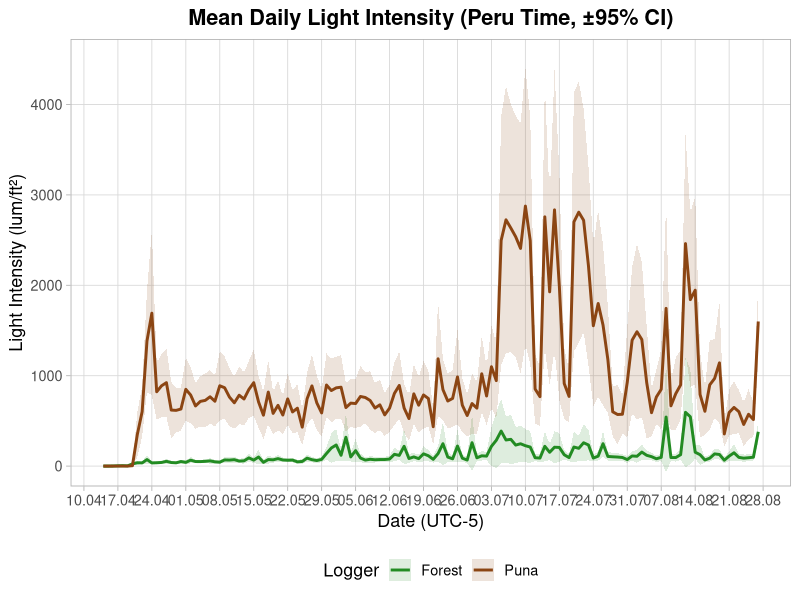
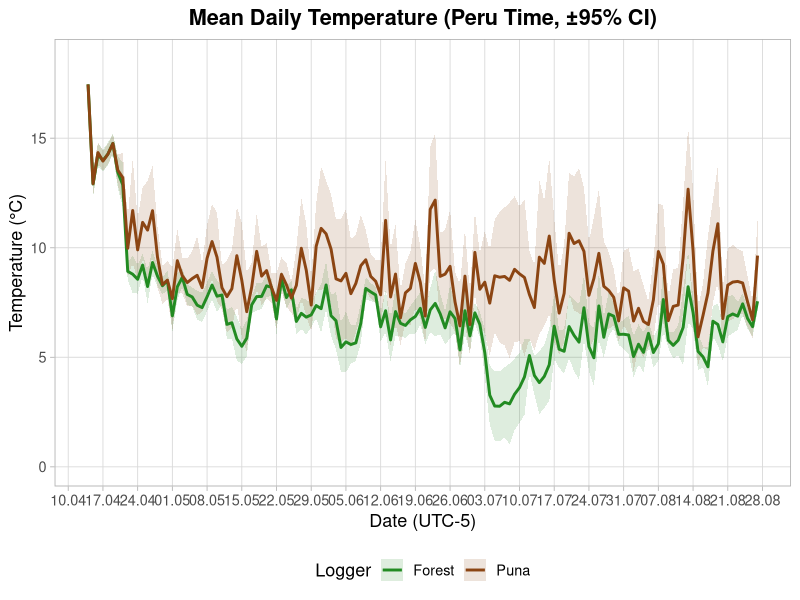
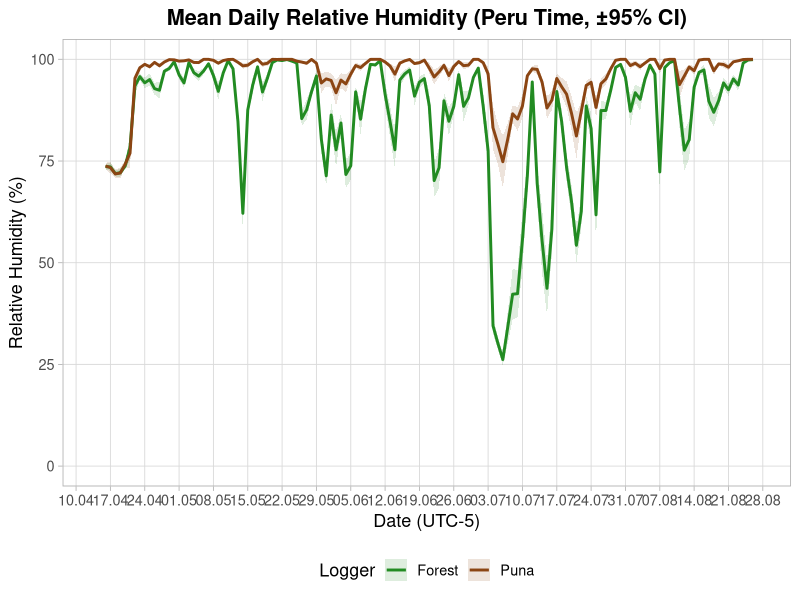
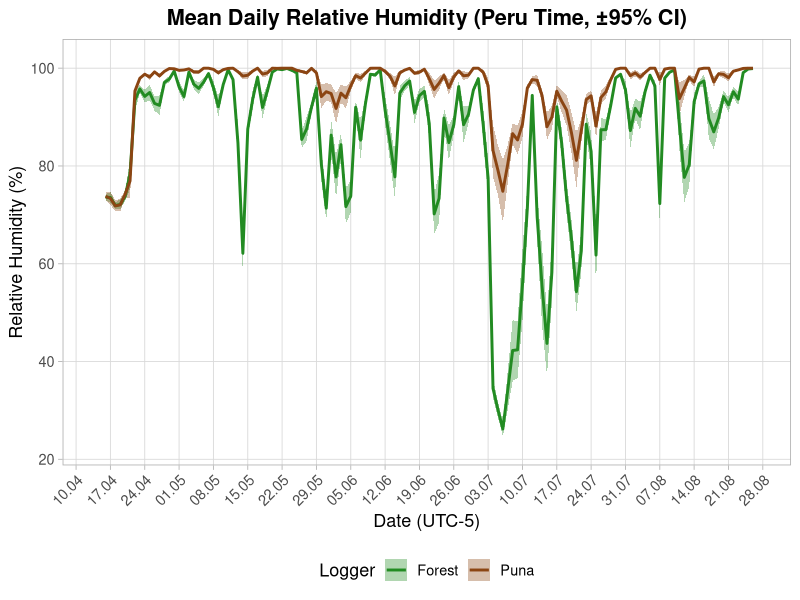
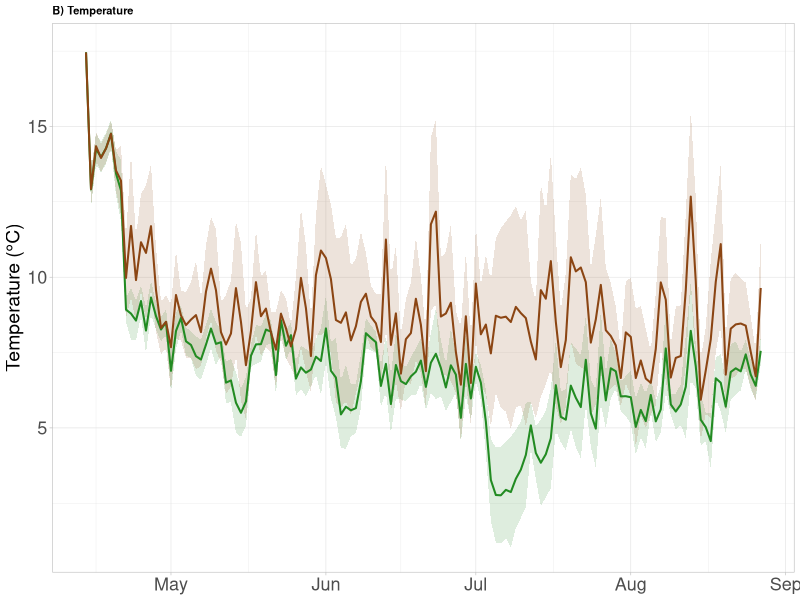
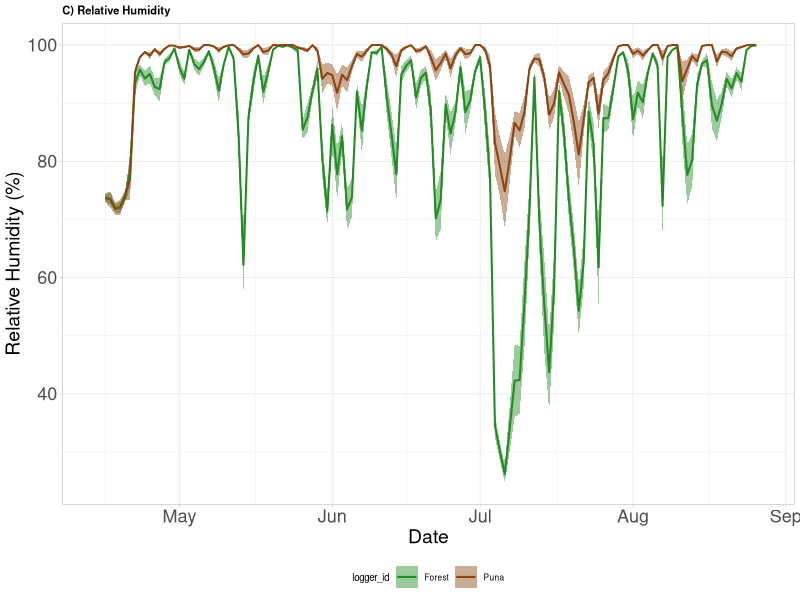
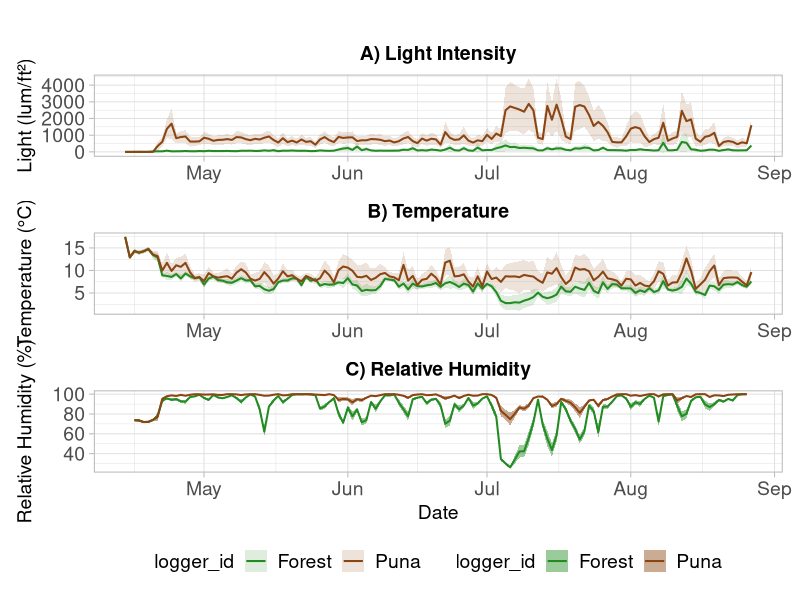

R code for these plots, in order: (Note: this script raises an error after producing the figures.)
## ---- chunk 1
setwd("C:/Users/edith clemente arena/Desktop/EPIFITAS -GRADIENTE/treeline-epiphytes/treeline-epiphytes/Doble_filtro/Data")
climadata <- read.csv("dataclima.csv", header = TRUE, sep = ";", stringsAsFactors = FALSE)
str(climadata)      # Estructura de la base de datos
head(climadata)
head(climadata$date_hour)
str(climadata$date_hour)
## ---- chunk 2
library(tidyverse)
library(dplyr)
library(ggplot2)
library(lubridate)
library(tidyr)
library(patchwork)
# 1️⃣ Convertir la fecha-hora al formato correcto
climadata <- climadata %>%
  mutate(date_hour = as.POSIXct(date_hour, format = "%d/%m/%Y %H:%M", tz = "America/Lima"))
# 2️⃣ Reorganizar datos en formato largo (para ggplot)
clima_long <- climadata %>%
  dplyr::select(date_hour, ilum_puna, ilum_forest) %>%
  pivot_longer(
    cols = c(ilum_puna, ilum_forest),
    names_to = "logger_id",
    values_to = "light_lum_ft2"
  ) %>%
  mutate(date = as.Date(date_hour))  # extraer solo la fecha
# 3️⃣ Calcular la media diaria ±95% CI por logger
daily_light <- clima_long %>%
  group_by(date, logger_id) %>%
  summarise(
    n_obs   = sum(!is.na(light_lum_ft2)),
    light_mean = mean(light_lum_ft2, na.rm = TRUE),
    light_sd   = sd(light_lum_ft2, na.rm = TRUE),
    se_l       = light_sd / sqrt(pmax(n_obs, 1)),
    tcrit      = qt(0.975, df = pmax(n_obs - 1, 1)),
    ci         = tcrit * se_l,
    .groups = "drop"
  )
# 4️⃣ Gráfico: Mean Daily Light Intensity (±95% CI)
ggplot(daily_light, aes(x = date, y = light_mean, color = logger_id, fill = logger_id)) +
  geom_ribbon(aes(ymin = light_mean - ci, ymax = light_mean + ci), alpha = 0.15, color = NA) +
  geom_line(linewidth = 1) +
  labs(
    title = "Mean Daily Light Intensity (Peru Time, ±95% CI)",
    x = "Date (UTC-5)",
    y = "Light Intensity (lum/ft²)",
    color = "Logger",
    fill  = "Logger"
  ) +
  scale_color_manual(values = c(
    "ilum_forest" = "#228B22",
    "ilum_puna"   = "#8B4513"
  ),
  labels = c("Forest", "Puna")) +
  scale_fill_manual(values = c(
    "ilum_forest" = "#228B22",
    "ilum_puna"   = "#8B4513"
  ),
  labels = c("Forest", "Puna")) +
  scale_x_date(date_breaks = "7 days", date_labels = "%d.%m") +
  coord_cartesian(ylim = c(0, 4500)) +                        # ajusta el rango según tus valores
  scale_y_continuous(breaks = seq(0, 9000, by = 1000)) +
  theme_light(base_size = 13) +
  theme(
    legend.position = "bottom",
    panel.grid.major = element_line(color = "grey85", linewidth = 0.3),
    panel.grid.minor = element_blank(),
    plot.title = element_text(face = "bold", hjust = 0.5)
  )
## ---- chunk 3
library(dplyr)
library(ggplot2)
library(lubridate)
library(tidyr)
# 1️⃣ Convertir la fecha-hora al formato correcto
climadata <- climadata %>%
  mutate(date_hour = as.POSIXct(date_hour, format = "%d/%m/%Y %H:%M", tz = "America/Lima"))
# 2️⃣ Reorganizar datos en formato largo
temp_long <- climadata %>%
  dplyr::select(date_hour, t_puna, t_forest) %>%
  pivot_longer(
    cols = c(t_puna, t_forest),
    names_to = "logger_id",
    values_to = "temperature"
  ) %>%
  mutate(date = as.Date(date_hour))
# 3️⃣ Calcular la media diaria ±95% CI por logger
daily_temp <- temp_long %>%
  group_by(date, logger_id) %>%
  summarise(
    n_obs   = sum(!is.na(temperature)),
    temp_mean = mean(temperature, na.rm = TRUE),
    temp_sd   = sd(temperature, na.rm = TRUE),
    se_t      = temp_sd / sqrt(pmax(n_obs, 1)),
    tcrit     = qt(0.975, df = pmax(n_obs - 1, 1)),
    ci        = tcrit * se_t,
    .groups = "drop"
  )
# 4️⃣ Gráfico: Mean Daily Temperature (±95% CI)
ggplot(daily_temp, aes(x = date, y = temp_mean, color = logger_id, fill = logger_id)) +
  geom_ribbon(aes(ymin = temp_mean - ci, ymax = temp_mean + ci), alpha = 0.15, color = NA) +
  geom_line(linewidth = 1) +
  labs(
    title = "Mean Daily Temperature (Peru Time, ±95% CI)",
    x = "Date (UTC-5)",
    y = "Temperature (°C)",
    color = "Logger",
    fill  = "Logger"
  ) +
  scale_color_manual(values = c(
    "t_forest" = "#228B22",  # verde
    "t_puna"   = "#8B4513"   # marrón
  ),
  labels = c("Forest", "Puna")) +
  scale_fill_manual(values = c(
    "t_forest" = "#228B22",
    "t_puna"   = "#8B4513"
  ),
  labels = c("Forest", "Puna")) +
  scale_x_date(date_breaks = "7 days", date_labels = "%d.%m") +
  coord_cartesian(ylim = c(min(daily_temp$temp_mean - daily_temp$ci, na.rm = TRUE) - 1,
                           max(daily_temp$temp_mean + daily_temp$ci, na.rm = TRUE) + 1)) +
  theme_light(base_size = 13) +
  theme(
    legend.position = "bottom",
    panel.grid.major = element_line(color = "grey85", linewidth = 0.3),
    panel.grid.minor = element_blank(),
    plot.title = element_text(face = "bold", hjust = 0.5)
  )
## ---- chunk 4
library(dplyr)
library(ggplot2)
library(lubridate)
library(tidyr)
# 1️⃣ Convertir fecha y hora
climadata <- climadata %>%
  mutate(date_hour = as.POSIXct(date_hour, format = "%d/%m/%Y %H:%M", tz = "America/Lima"))
# 2️⃣ Reorganizar datos (formato largo)
hr_long <- climadata %>%
  dplyr::select(date_hour, hr_puna, hr_forest) %>%
  pivot_longer(
    cols = c(hr_puna, hr_forest),
    names_to = "logger_id",
    values_to = "humidity"
  ) %>%
  mutate(date = as.Date(date_hour))
# 3️⃣ Calcular media diaria ±95% CI por logger
daily_hr <- hr_long %>%
  group_by(date, logger_id) %>%
  summarise(
    n_obs   = sum(!is.na(humidity)),
    hr_mean = mean(humidity, na.rm = TRUE),
    hr_sd   = sd(humidity, na.rm = TRUE),
    se_h    = hr_sd / sqrt(pmax(n_obs, 1)),
    tcrit   = qt(0.975, df = pmax(n_obs - 1, 1)),
    ci      = tcrit * se_h,
    .groups = "drop"
  )
# 4️⃣ Gráfico: Mean Daily Relative Humidity (±95% CI)
ggplot(daily_hr, aes(x = date, y = hr_mean, color = logger_id, fill = logger_id)) +
  geom_ribbon(aes(ymin = hr_mean - ci, ymax = hr_mean + ci), alpha = 0.15, color = NA) +
  geom_line(linewidth = 1) +
  labs(
    title = "Mean Daily Relative Humidity (Peru Time, ±95% CI)",
    x = "Date (UTC-5)",
    y = "Relative Humidity (%)",
    color = "Logger",
    fill  = "Logger"
  ) +
  scale_color_manual(values = c(
    "hr_forest" = "#228B22",  # verde bosque
    "hr_puna"   = "#8B4513"   # marrón puna
  ),
  labels = c("Forest", "Puna")) +
  scale_fill_manual(values = c(
    "hr_forest" = "#228B22",
    "hr_puna"   = "#8B4513"
  ),
  labels = c("Forest", "Puna")) +
  scale_x_date(date_breaks = "7 days", date_labels = "%d.%m") +
  coord_cartesian(ylim = c(0, 100)) +  # HR va de 0–100%
  theme_light(base_size = 13) +
  theme(
    legend.position = "bottom",
    panel.grid.major = element_line(color = "grey85", linewidth = 0.3),
    panel.grid.minor = element_blank(),
    plot.title = element_text(face = "bold", hjust = 0.5)
  )


#CORREGIR

ggplot(
  daily_hr,
  aes(
    x = date,
    y = hr_mean,
    color = logger_id,
    fill = logger_id
  )
) +

  # IC95%
  geom_ribbon(
    aes(
      ymin = hr_mean - ci,
      ymax = hr_mean + ci
    ),
    alpha = 0.35,
    color = NA
  ) +

  # Media diaria
  geom_line(linewidth = 1) +

  labs(
    title = "Mean Daily Relative Humidity (Peru Time, ±95% CI)",
    x = "Date (UTC-5)",
    y = "Relative Humidity (%)",
    color = "Logger",
    fill  = "Logger"
  ) +

  scale_color_manual(
    values = c(
      "hr_forest" = "#228B22",
      "hr_puna"   = "#8B4513"
    ),
    labels = c("Forest", "Puna")
  ) +

  scale_fill_manual(
    values = c(
      "hr_forest" = "#228B22",
      "hr_puna"   = "#8B4513"
    ),
    labels = c("Forest", "Puna")
  ) +

  scale_x_date(
    date_breaks = "7 days",
    date_labels = "%d.%m"
  ) +

  coord_cartesian(
    ylim = c(
      min(daily_hr$hr_mean - daily_hr$ci, na.rm = TRUE) - 2,
      max(daily_hr$hr_mean + daily_hr$ci, na.rm = TRUE) + 2
    )
  ) +

  theme_light(base_size = 13) +

  theme(
    legend.position = "bottom",
    panel.grid.major = element_line(
      color = "grey85",
      linewidth = 0.3
    ),
    panel.grid.minor = element_blank(),
    plot.title = element_text(
      face = "bold",
      hjust = 0.5
    ),
    axis.text.x = element_text(
      angle = 45,
      hjust = 1
    )
  )

## ---- chunk 5
# Tema compacto
tema_compacto <- theme_light(base_size = 8) +  # tamaño base más pequeño
  theme(
    axis.text = element_text(size = 6),
    axis.title = element_text(size = 7),
    strip.text = element_text(size = 7),
    legend.text = element_text(size = 6),
    legend.title = element_text(size = 7),
    plot.title = element_text(size = 8, face = "bold"),
    legend.position = "none"
  )
# 1️ LUZ (ilum_puna / ilum_forest)
g_light <- ggplot(daily_light, aes(x = date, y = light_mean, color = logger_id, fill = logger_id)) +
  geom_ribbon(aes(ymin = light_mean - ci, ymax = light_mean + ci),
              alpha = 0.15, color = NA) +
  geom_line(linewidth = 0.7) +
  labs(y = "Light (lum/ft²)", x = NULL, title = "A) Light Intensity") +
  scale_color_manual(values = c("ilum_forest" = "#228B22", "ilum_puna" = "#8B4513"),
                     labels = c("Forest", "Puna")) +
  scale_fill_manual(values = c("ilum_forest" = "#228B22", "ilum_puna" = "#8B4513"),
                    labels = c("Forest", "Puna")) +
  tema_compacto
g_light <- g_light +
  theme(
    axis.text = element_text(size = 13),
    axis.title = element_text(size = 14)
  )

# 2️ TEMPERATURA
g_temp <- ggplot(daily_temp, aes(x = date, y = temp_mean, color = logger_id, fill = logger_id)) +
  geom_ribbon(aes(ymin = temp_mean - ci, ymax = temp_mean + ci),
              alpha = 0.15, color = NA) +
  geom_line(linewidth = 0.7) +
  labs(y = "Temperature (°C)", x = NULL, title = "B) Temperature") +
  scale_color_manual(values = c("t_forest" = "#228B22", "t_puna" = "#8B4513"),
                     labels = c("Forest", "Puna")) +
  scale_fill_manual(values = c("t_forest" = "#228B22", "t_puna" = "#8B4513"),
                    labels = c("Forest", "Puna")) +
  tema_compacto

g_temp <- g_temp +
  theme(
    axis.text = element_text(size = 13),
    axis.title = element_text(size = 14)
  )

g_temp

# 3️ HUMEDAD RELATIVA
g_hr <- ggplot(daily_hr, aes(x = date, y = hr_mean, color = logger_id, fill = logger_id)) +
  geom_ribbon(aes(ymin = hr_mean - ci, ymax = hr_mean + ci),
              alpha = 0.45, color = NA) +
  geom_line(linewidth = 0.7) +
  labs(y = "Relative Humidity (%)", x = "Date", title = "C) Relative Humidity") +
  scale_color_manual(values = c("hr_forest" = "#228B22", "hr_puna" = "#8B4513"),
                     labels = c("Forest", "Puna")) +
  scale_fill_manual(values = c("hr_forest" = "#228B22", "hr_puna" = "#8B4513"),
                    labels = c("Forest", "Puna")) +
  tema_compacto +
  theme(legend.position = "bottom")

g_hr <- g_hr +
  theme(
    axis.text = element_text(size = 13),
    axis.title = element_text(size = 14)
  )
g_hr
#Tema profesional uniforme
tema_publicacion <- theme_light(base_size = 14) +
  theme(
    axis.text = element_text(size = 14),
    axis.title = element_text(size = 14),
    strip.text = element_text(size = 14),
    legend.text = element_text(size = 14),
    legend.title = element_text(size = 14),
    plot.title = element_text(size = 14, face = "bold", hjust = 0.5)
  )
#aplicar el tema en los graficos
g_light <- g_light + tema_publicacion +
  scale_x_date(
    date_breaks = "1 month",
    date_labels = "%b"
  )

g_temp  <- g_temp  + tema_publicacion +
  scale_x_date(
    date_breaks = "1 month",
    date_labels = "%b"
  )

g_hr    <- g_hr    + tema_publicacion +
  scale_x_date(
    date_breaks = "1 month",
    date_labels = "%b"
  )

# 4️ COMBINAR LOS GRÁFICOS
g_clima <- (g_light / g_temp / g_hr) +
  plot_layout(
    heights = c(1,1,1),
    guides = "collect"   # <- recoge todas las leyendas en una sola
  ) +
  plot_annotation(
    title = " ",
    theme = theme(plot.title = element_text(size = 16, face = "bold", hjust = 0.5))
  ) &
  theme(legend.position = "bottom")   # <- mueve la leyenda abajo


ggsave(
  filename = "Environmental_conditions_patchwork.png",
  plot = g_clima,
  width = 12,       # ancho en pulgadas
  height = 14,      # alto en pulgadas (3 paneles)
  dpi = 300         # resolución alta
)
## ---- chunk 6
# ==============================
# LIBRERÍAS
# ==============================
library(dplyr)
library(ggplot2)
library(patchwork)

# ==============================
# TEMA DE PUBLICACIÓN (uniforme)
# ==============================
tema_publicacion <- theme_light(base_size = 14) +
  theme(
    axis.text = element_text(size = 14),
    axis.title = element_text(size = 14),
    strip.text = element_text(size = 14),
    legend.text = element_text(size = 14),
    legend.title = element_text(size = 14),
    plot.title = element_text(size = 14, face = "bold"),
    panel.grid.minor = element_blank()
  )

# ==============================
# ESCALA DE FECHAS CADA 1 MES
# ==============================
escala_fecha <- scale_x_date(
  date_breaks = "1 month",
  date_labels = "%b"
)
unique(daily_light$logger_id)
unique(daily_temp_clean$logger_id)
unique(daily_hr_clean$logger_id)
# ==============================
# 1) LUZ
# ==============================
g_light <- ggplot(daily_light, aes(date, light_mean, color = logger_id, fill = logger_id)) +
  geom_ribbon(aes(ymin = light_mean - ci, ymax = light_mean + ci),
              alpha = 0.15, color = NA) +
  geom_line(linewidth = 0.7) +
  labs(y = "Light Intensity (lum/ft²)", x = NULL, title = "A) Light Intensity") +
  scale_color_manual(values = c("ilum_forest" = "#228B22", "ilum_puna" = "#8B4513"),
                     labels = c("Forest", "Puna")) +
  scale_fill_manual(values = c("ilum_forest" = "#228B22", "ilum_puna" = "#8B4513"),
                    labels = c("Forest", "Puna")) +
  escala_fecha +
  tema_publicacion +
  theme(legend.position = "none")   # quitar leyenda aquí


# ==============================
# 2) TEMPERATURA 
# ==============================
daily_temp_clean <- daily_temp %>% 
  filter(!is.na(temp_mean), !is.na(ci), n_obs > 1)

g_temp <- ggplot(daily_temp_clean, aes(date, temp_mean, color = logger_id, fill = logger_id)) +
  geom_ribbon(aes(ymin = temp_mean - ci, ymax = temp_mean + ci),
              alpha = 0.15, color = NA) +
  geom_line(linewidth = 0.7) +
  labs(y = "Temperature (°C)", x = NULL, title = "B) Temperature") +
  scale_color_manual(values = c("t_forest" = "#228B22", "t_puna" = "#8B4513"),
                     labels = c("Forest", "Puna")) +
  scale_fill_manual(values = c("t_forest" = "#228B22", "t_puna" = "#8B4513"),
                    labels = c("Forest", "Puna")) +
  escala_fecha +
  tema_publicacion +
  theme(legend.position = "none")   # quitar leyenda aquí


# ==============================
# 3) HUMEDAD RELATIVA
# ==============================
daily_hr_clean <- daily_hr %>% 
  filter(!is.na(hr_mean), !is.na(ci), n_obs > 1)

g_hr <- ggplot(daily_hr_clean, aes(date, hr_mean, color = logger_id, fill = logger_id)) +
  geom_ribbon(aes(ymin = hr_mean - ci, ymax = hr_mean + ci),
              alpha = 0.4, color = NA) +
  geom_line(linewidth = 0.7) +
  labs(y = "Relative Humidity (%)", x = "Date", title = "C) Relative Humidity") +
  scale_color_manual(values = c("hr_forest" = "#228B22", "hr_puna" = "#8B4513"),
                     labels = c("Forest", "Puna")) +
  scale_fill_manual(values = c("hr_forest" = "#228B22", "hr_puna" = "#8B4513"),
                    labels = c("Forest", "Puna")) +
  escala_fecha +
  tema_publicacion +
  theme(legend.position = "bottom")   # SOLO aquí dejamos leyenda


# ==============================
# COMBINAR LOS TRES GRÁFICOS
# ==============================
g_clima <- (g_light / g_temp / g_hr) +
  plot_layout(heights = c(1,1,1), guides = "collect") +  # collect = una sola leyenda
  plot_annotation(
    title = "Daily Environmental Conditions (Puna vs Forest, ±95% CI)",
    theme = theme(plot.title = element_text(size = 16, face = "bold", hjust = 0.5))+
      theme(legend.position = "bottom")

  )

# ==============================
# MOSTRAR
# ==============================
g_clima

# ==============================
# EXPORTAR PARA PAPER
# ==============================
ggsave("Environmental_conditions_panel.png", g_clima,
       width = 12, height = 14, dpi = 300)

# Versión journal (TIFF 600 dpi)
ggsave("Environmental_conditions_panel.tiff", g_clima,
       width = 12, height = 14, dpi = 600, compression = "lzw")

#para el caption calcula media, min y max
daily_light %>%
  group_by(logger_id) %>%
  summarise(
    mean = mean(light_mean, na.rm = TRUE),
    min = min(light_mean, na.rm = TRUE),
    max = max(light_mean, na.rm = TRUE)
  )

daily_temp %>%
  group_by(logger_id) %>%
  summarise(
    mean = mean(temp_mean, na.rm = TRUE),
    min = min(temp_mean, na.rm = TRUE),
    max = max(temp_mean, na.rm = TRUE)
  )

daily_hr %>%
  group_by(logger_id) %>%
  summarise(
    mean = mean(hr_mean, na.rm = TRUE),
    min = min(hr_mean, na.rm = TRUE),
    max = max(hr_mean, na.rm = TRUE)
  )
## ---- chunk 7
g_light <- ggplot(daily_light,
                  aes(date, light_mean, color = logger_id, fill = logger_id)) +
  geom_ribbon(aes(ymin = light_mean - ci,
                  ymax = light_mean + ci),
              alpha = 0.15, color = NA) +
  geom_line(linewidth = 0.7) +
  labs(
    y = "Light Intensity (lum/ft²)",
    x = NULL,
    title = "A) Light Intensity"
  ) +
  scale_color_manual(
    name = "Treatment",
    values = c(
      "ilum_forest" = "#228B22",
      "ilum_puna"   = "#8B4513"
    ),
    labels = c("Forest", "Puna")
  ) +
  scale_fill_manual(
    name = "Treatment",
    values = c(
      "ilum_forest" = "#228B22",
      "ilum_puna"   = "#8B4513"
    ),
    labels = c("Forest", "Puna")
  ) +
  escala_fecha +
  tema_publicacion +
  theme(legend.position = "none")

g_temp <- ggplot(daily_temp_clean,
                 aes(date, temp_mean, color = logger_id, fill = logger_id)) +
  geom_ribbon(aes(ymin = temp_mean - ci,
                  ymax = temp_mean + ci),
              alpha = 0.15, color = NA) +
  geom_line(linewidth = 0.7) +
  labs(
    y = "Temperature (°C)",
    x = NULL,
    title = "B) Temperature"
  ) +
  scale_color_manual(
    name = "Treatment",
    values = c(
      "t_forest" = "#228B22",
      "t_puna"   = "#8B4513"
    ),
    labels = c("Forest", "Puna")
  ) +
  scale_fill_manual(
    name = "Treatment",
    values = c(
      "t_forest" = "#228B22",
      "t_puna"   = "#8B4513"
    ),
    labels = c("Forest", "Puna")
  ) +
  escala_fecha +
  tema_publicacion +
  theme(legend.position = "none")
g_hr <- ggplot(daily_hr_clean,
               aes(date, hr_mean, color = logger_id, fill = logger_id)) +
  geom_ribbon(aes(ymin = hr_mean - ci,
                  ymax = hr_mean + ci),
              alpha = 0.15, color = NA) +
  geom_line(linewidth = 0.7) +
  labs(
    y = "Relative Humidity (%)",
    x = "Date",
    title = "C) Relative Humidity"
  ) +
  scale_color_manual(
    name = "Treatment",
    values = c(
      "hr_forest" = "#228B22",
      "hr_puna"   = "#8B4513"
    ),
    labels = c("Forest", "Puna")
  ) +
  scale_fill_manual(
    name = "Treatment",
    values = c(
      "hr_forest" = "#228B22",
      "hr_puna"   = "#8B4513"
    ),
    labels = c("Forest", "Puna")
  ) +
  escala_fecha +
  tema_publicacion +
  theme(legend.position = "bottom")

g_clima <- (g_light / g_temp / g_hr) +
  plot_layout(
    heights = c(1, 1, 1),
    guides = "collect"
  ) +
  plot_annotation(
    title = "Daily Environmental Conditions (Puna vs Forest, ±95% CI)",
    theme = theme(
      plot.title = element_text(
        size = 16,
        face = "bold",
        hjust = 0.5
      )
    )
  ) &
  theme(
    legend.position = "bottom",
    legend.title = element_text(face = "bold"),
    legend.text = element_text(size = 11)
  )

ggsave("Environmental_conditions_panel.png", g_clima,
       width = 12, height = 14, dpi = 300)
